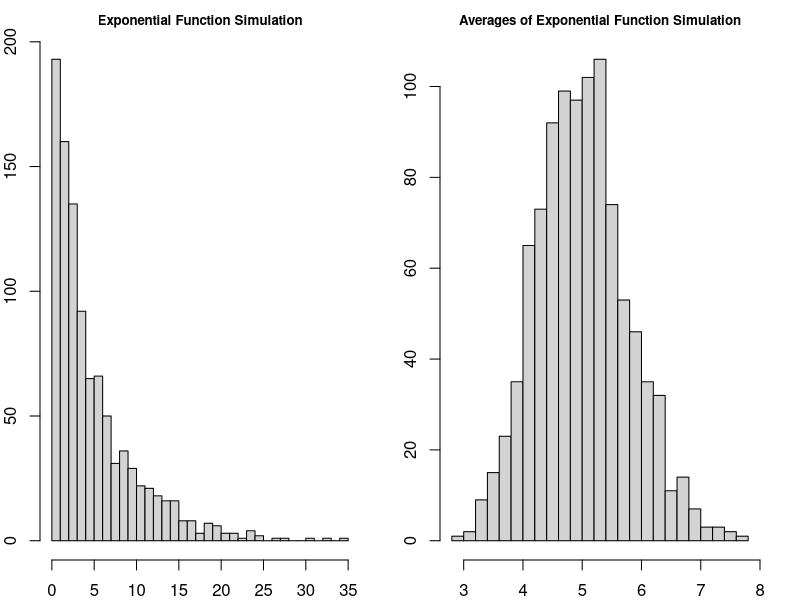
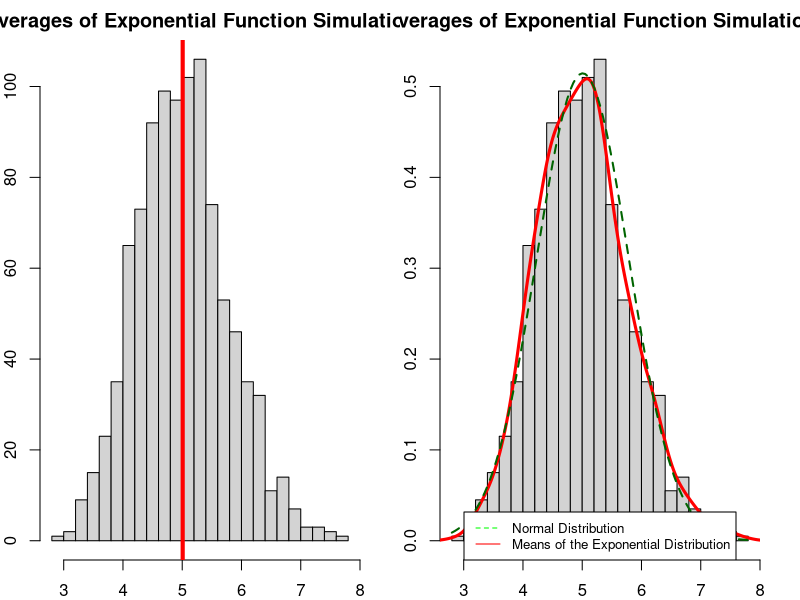

Write R code to recreate these figures, in order.
## ---- chunk 1
options(tinytex.verbose = TRUE)
knitr::opts_chunk$set(fig.width=12, fig.height=4) 
## ---- chunk 2
#Set-up given parameters:
set.seed(4321)
options(digits=3)
n<-40
lambda <- 0.2
sim<-1:1000
## ---- chunk 3
exp.distr<-rexp(1000, lambda)
av.exp.distr = NULL
for (i in sim) av.exp.distr = c(av.exp.distr, mean(rexp(n,lambda)))
par(mar=c(2,2,2,2), mfrow=c(1,2))
hist(exp.distr, breaks=30, main = "Exponential Function Simulation", xlab="", cex.main=0.8)
hist(av.exp.distr, breaks=30, main = "Averages of Exponential Function Simulation", xlab="", cex.main=0.8)
## ---- chunk 4
mean_sample = 1/lambda
mean_averages = mean(av.exp.distr)
cbind(mean_sample, mean_averages)
## ---- chunk 5
par(mar=c(2,2,2,2))
hist(av.exp.distr, breaks=30, main = "Averages of Exponential Function Simulation", xlab="")
abline(v=mean_averages,col="red", lwd=4)
## ---- chunk 6
t.test(av.exp.distr)[4]

## ---- chunk 7
var_sample = (1/lambda)^2/n
var_averages = var(av.exp.distr)
cbind(var_sample, var_averages)
## ---- chunk 8
par(mar=c(2,2,2,2))
hist(av.exp.distr, breaks=30, main = "Averages of Exponential Function Simulation", xlab="", freq=FALSE)
lines(density(av.exp.distr), lwd=3, col="red")
curve(dnorm(x,mean=mean_averages,sd=sd(av.exp.distr)), add=TRUE,col="darkgreen", lwd=2, lty=2)
legend("bottom", legend=c("Normal Distribution", "Means of the Exponential Distribution"),
       col=c("green", "red"), lty=2:1, cex=0.8)

